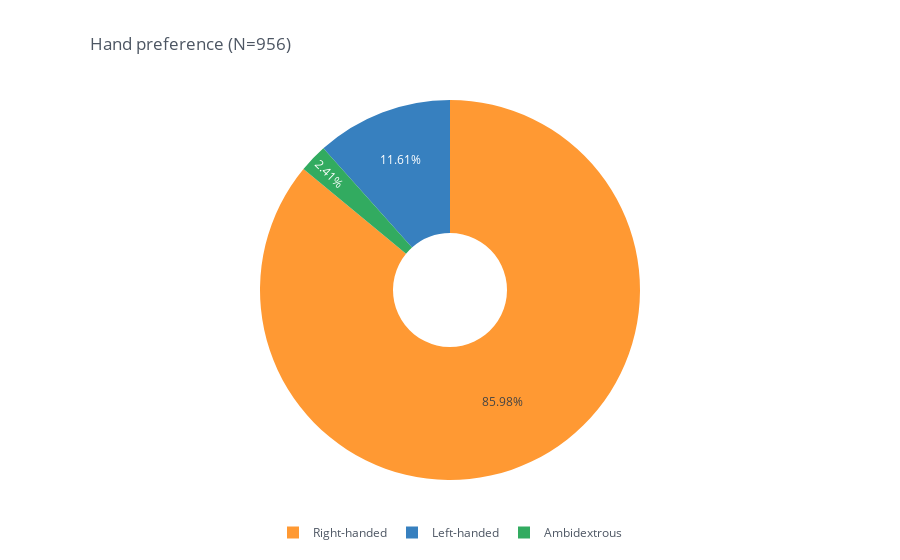

Notebook code cell kept with this figure:
### Code cell
pieChart(gcbs_clean_df, col='DEMO_hand', title='Hand preference')

### Figure 1 — Plotly figure (JSON) as saved in the notebook; plotly's stock layout.template omitted (floating-point values rounded to 4 significant figures)
{"data": [{"hole": 0.3, "labels": ["Right-handed", "Left-handed", "Ambidextrous"], "marker": {"colors": ["rgba(255, 153, 51, 1.0)", "rgba(55, 128, 191, 1.0)", "rgba(50, 171, 96, 1.0)"]}, "name": "", "texttemplate": "%{percent:.2%}", "type": "pie", "values": [822, 111, 23]}], "layout": {"legend": {"bgcolor": "#FFFFFF", "font": {"color": "#4D5663"}, "orientation": "h", "x": 0.5, "xanchor": "center"}, "paper_bgcolor": "#FFFFFF", "plot_bgcolor": "#FFFFFF", "title": {"font": {"color": "#4D5663"}, "text": "Hand preference (N=956)", "x": 0.1}}}
